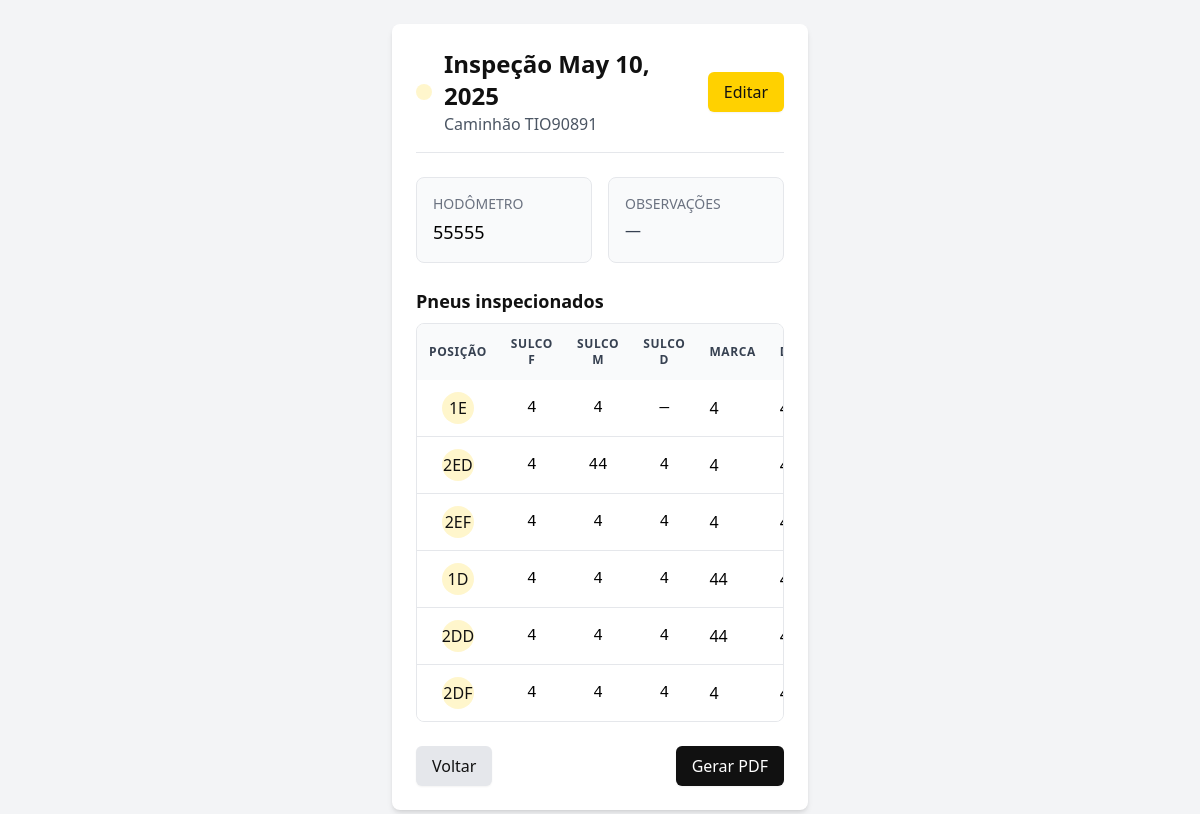
The app's page /inspecao/1/ (signed in) with its own data.
### core/models.py (models this page shows, shortened)
class Inspection(models.Model):
    truck       = models.ForeignKey("Truck", related_name="inspections",
                                    on_delete=models.CASCADE)
    date        = models.DateField(default=date.today)
    odometer    = models.PositiveIntegerField("Hodômetro", null=True, blank=True)
    notes       = models.TextField("Observações", blank=True)
    created_at  = models.DateTimeField(auto_now_add=True)
    updated_at  = models.DateTimeField(auto_now=True)
    class Meta:
        ordering = ["-date", "-id"]

class Truck(models.Model):
    company     = models.ForeignKey(Company, related_name="trucks",
                                    on_delete=models.CASCADE)
    truck_type  = models.ForeignKey(TruckType, on_delete=models.PROTECT)
    plate       = models.CharField("Placa", max_length=10)
    brand       = models.CharField("Marca", max_length=50, blank=True)
    model       = models.CharField("Modelo", max_length=50, blank=True)
    hodometer   = models.PositiveIntegerField("Hodômetro", null=True, blank=True)
    created_at  = models.DateTimeField(auto_now_add=True)
    updated_at  = models.DateTimeField(auto_now=True)
    class Meta:
        unique_together = [("company", "plate")]
        ordering = ["plate"]

class Tire(models.Model):
    inspection  = models.ForeignKey(Inspection, related_name="tires",
                                    on_delete=models.CASCADE)
    position    = models.PositiveSmallIntegerField()
    groove_1    = models.CharField("Sulco D", max_length=10, blank=True)
    groove_2    = models.CharField("Sulco M", max_length=10, blank=True)
    groove_3    = models.CharField("Sulco F", max_length=10, blank=True)
    brand       = models.CharField("Marca", max_length=30, blank=True)
    pattern     = models.CharField("Desenho", max_length=30, blank=True)
    fire_number = models.CharField("Nº Fogo", max_length=20, blank=True)
    dot         = models.CharField("DOT", max_length=15, blank=True)
    rec         = models.BooleanField("Recapado", default=False)
    class Meta:
        unique_together = [("inspection", "position")]
        ordering = ["position"]

### core/views.py (the view)
@login_required
def inspection_detail(request, inspection_id):
    inspection = get_object_or_404(
        Inspection, pk=inspection_id,
        truck__company__created_by=request.user
    )
    tires = inspection.tires.all().order_by("position")
    tt = inspection.truck.truck_type
    labels = gerar_posicoes_personalizadas(tt.axle_count, tt.tire_count)
    tire_data = []
    for idx, tire in enumerate(tires):
        label = labels[idx] if idx < len(labels) else str(tire.position)
        g1, g2, g3 = tire.groove_1, tire.groove_2, tire.groove_3
        if label.endswith("E"):
            grooves = [g3, g2, g1]  # Sulco F, M, D
        else:
            grooves = [g1, g2, g3]  # Sulco D, M, F
        tire_data.append((tire, label, grooves))
    return render(request, "core/inspection_detail.html", {
        "inspection": inspection,
        "tire_data": tire_data,
    })

### core/views.py (called while the page is built)
def gerar_posicoes_personalizadas(axles: int, tires: int) -> list[str]:
    left = [f"{i}E" for i in range(1, axles + 1)]
    right = [f"{i}D" for i in range(1, axles + 1)]
    extra_pairs = (tires - axles * 2) // 2
    for axle in range(axles, 0, -1):
        if extra_pairs <= 0:
            break
        idx = left.index(f"{axle}E")
        left[idx:idx+1] = [f"{axle}ED", f"{axle}EF"]
        idx = right.index(f"{axle}D")
        right[idx:idx+1] = [f"{axle}DD", f"{axle}DF"]
        extra_pairs -= 1
    return left + right

### core/templates/core/inspection_detail.html (shortened to what this page needs)
{% extends "core/base.html" %}
{% block content %}
<div class="bg-white rounded-lg shadow-md p-4 md:p-6">
  <div class="flex flex-col sm:flex-row sm:items-center sm:justify-between gap-4 mb-6 border-b border-gray-200 pb-4">
    <div class="flex items-center">
      <div class="bg-primary/20 p-2 rounded-full mr-3">
      </div>
      <div>
        <h1 class="text-xl md:text-2xl font-bold text-secondary">
          Inspeção {{ inspection.date }}
        </h1>
        <p class="text-gray-600">
          Caminhão {{ inspection.truck.plate }}
        </p>
      </div>
    </div>
    <a href="{% url 'core:inspection_edit' inspection.id %}" class="bg-primary hover:bg-primary/90 text-secondary font-medium py-2 px-4 rounded-md flex items-center shadow-sm transition-colors">
      Editar
    </a>
  </div>
  <div class="grid grid-cols-1 md:grid-cols-2 gap-4 mb-6">
    <div class="bg-gray-50 p-4 rounded-lg border border-gray-200">
      <div class="text-sm text-gray-500 uppercase font-medium mb-1">Hodômetro</div>
      <div class="text-lg font-medium">{{ inspection.odometer|default:"—" }}</div>
    </div>
    <div class="bg-gray-50 p-4 rounded-lg border border-gray-200">
      <div class="text-sm text-gray-500 uppercase font-medium mb-1">Observações</div>
      <div class="text-gray-700 whitespace-pre-wrap">{{ inspection.notes|default:"—" }}</div>
    </div>
  </div>
  <div class="mb-2 flex items-center">
    <h2 class="text-lg font-semibold text-secondary">Pneus inspecionados</h2>
  </div>
  <div class="overflow-x-auto rounded-lg border border-gray-200">
    <table class="w-full">
      <thead class="bg-gray-50 text-xs uppercase text-gray-700 tracking-wider">
        <tr>
          <th class="p-2 md:p-3 text-center">Posição</th>
          <th class="p-2 md:p-3 text-center">Sulco F</th>
          <th class="p-2 md:p-3 text-center">Sulco M</th>
          <th class="p-2 md:p-3 text-center">Sulco D</th>
          <th class="p-2 md:p-3">Marca</th>
          <th class="p-2 md:p-3">Desenho</th>
        </tr>
      </thead>
<tbody class="divide-y divide-gray-200 bg-white">
  {% for tire, label, grooves in tire_data %}
    <tr class="hover:bg-gray-50">
      <td class="p-2 md:p-3 text-center font-medium">
        <div class="inline-flex items-center justify-center h-8 w-8 rounded-full bg-primary/20 text-secondary">
          {{ label }}
        </div>
      </td>
      <td class="p-2 md:p-3 text-center font-mono">{{ grooves.0|default:"—" }}</td>
      <td class="p-2 md:p-3 text-center font-mono">{{ grooves.1|default:"—" }}</td>
      <td class="p-2 md:p-3 text-center font-mono">{{ grooves.2|default:"—" }}</td>
      <td class="p-2 md:p-3">{{ tire.brand|default:"—" }}</td>
      <td class="p-2 md:p-3">{{ tire.pattern|default:"—" }}</td>
    </tr>
  {% endfor %}
</tbody>
    </table>
  </div>
  <div class="mt-6 flex flex-col sm:flex-row justify-between gap-3">
    <a href="javascript:history.back()" class="px-4 py-2 bg-gray-200 hover:bg-gray-300 text-secondary rounded-md flex items-center justify-center shadow-sm transition-colors">
      Voltar
    </a>
    <a href="{% url 'reports:inspection_pdf' inspection.id %}" class="px-4 py-2 bg-secondary hover:bg-secondary/90 text-white rounded-md flex items-center justify-center shadow-sm transition-colors">
      Gerar PDF
    </a>
  </div>
</div>
{% endblock %}

### records on screen
Inspection: date "May 10, 2025", truck.plate "TIO90891", odometer "55555", notes "—"
Tire: label "1E", grooves "4", grooves "—", brand "4"
Tire: label "2ED", grooves "4", groove_2 "44", brand "4"
Tire: label "2EF", grooves "4", brand "4"
Tire: label "1D", grooves "4", brand "44"
Tire: label "2DD", grooves "4", brand "44"
Tire: label "2DF", grooves "4", brand "4"
